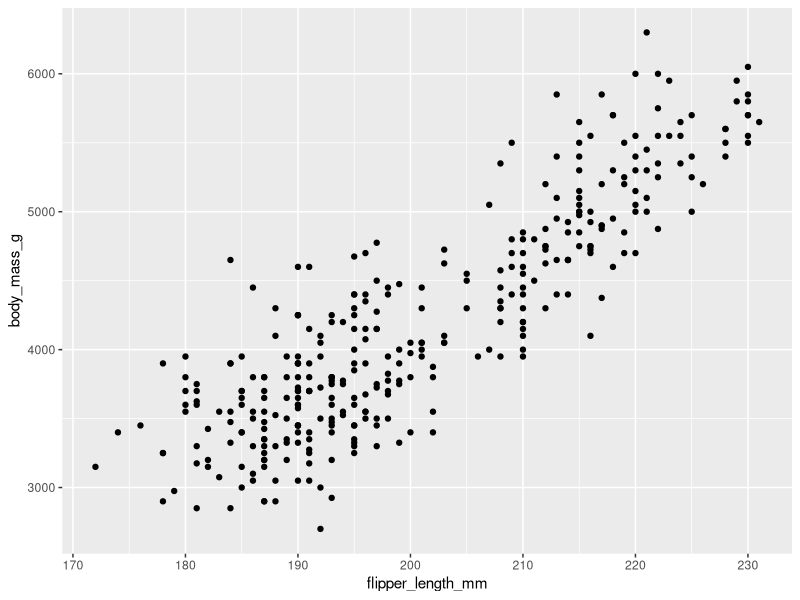
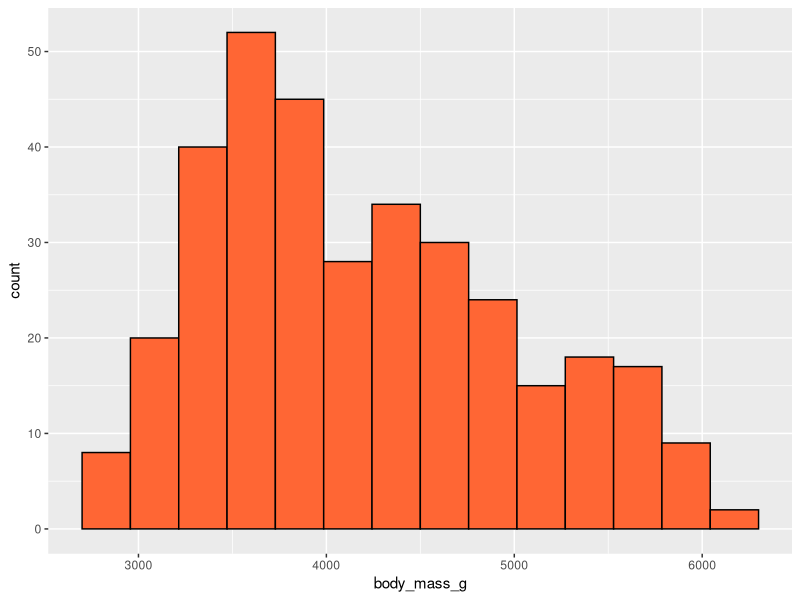
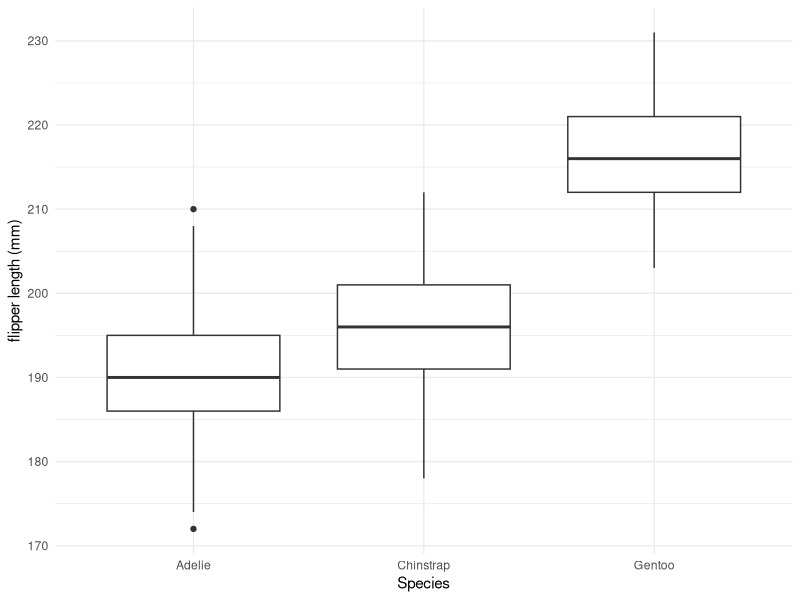

R code for these plots, in order:
## ---- chunk 1
knitr::opts_chunk$set(echo = TRUE, message = FALSE, warning = FALSE)
## ---- chunk 2
library(tidyverse)
## ---- chunk 3
library(palmerpenguins)
## ---- chunk 4
head(penguins)
## ---- chunk 5
dplyr::filter(penguins, year >= 2007& species == "Chinstrap")
## ---- chunk 6
penguins %>%
  dplyr::filter(year == 2009 & species == "Chinstrap") %>%
  dplyr::select(species, sex, year)
## ---- chunk 7
penguins %>%
  dplyr::mutate(body_mass_kg = body_mass_g/1000,
                body_mass_lbs = body_mass_kg/453,
                body_mass_kg = "Overwrite")
## ---- chunk 8
penguins %>%
  dplyr::group_by(species) %>%
  dplyr::summarize(heaviest_penguin = max(body_mass_g, na.rm = T), .groups = "drop")
## ---- chunk 9
penguins %>%
  dplyr::filter(island == "Dream") %>%
  dplyr::arrange(desc(body_mass_g))
## ---- chunk 10
penguins %>%
  dplyr::filter(species == "Gentoo" & year == 2008) %>%
  dplyr::arrange(desc(bill_length_mm))
## ---- chunk 11
penguins %>%
  dplyr::filter(species == "Gentoo" & year == 2008) %>%
  dplyr::pull(bill_length_mm) %>%
  min(., na.rm = T)
## ---- chunk 12
penguins %>% slice(c(3, 5, 6))
## ---- chunk 13
penguins %>% dplyr::distinct(species)
penguins %>% dplyr::count(species)

## ---- chunk 14
ggplot(penguins, aes(x = flipper_length_mm, y=body_mass_g)) +
  geom_point()
## ---- chunk 15
ggplot(penguins, aes(x = body_mass_g)) +
  geom_histogram(bins = 15, fill = "#FF6634", color = "black")
## ---- chunk 16
ggplot(penguins, aes(x = species, y = flipper_length_mm)) +
  geom_boxplot() +
  theme_minimal() +
  labs(x = "Species",
       y = "flipper length (mm)")
